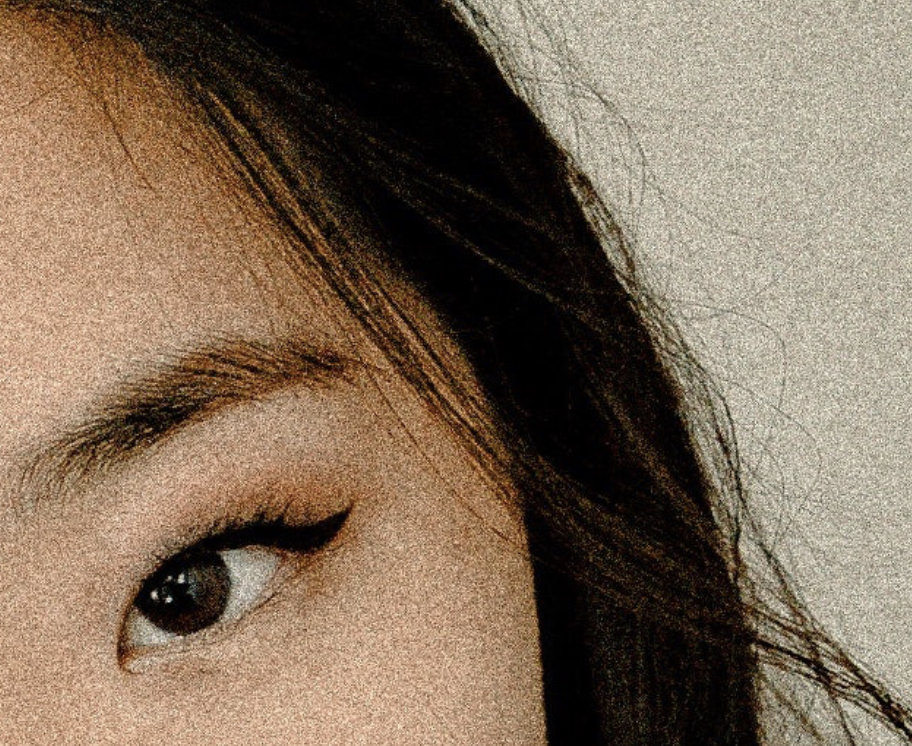
#> input picture Mathematical Image Processing/image.png, 912 x 746 px
$ python 2d_edited.py
#> lines starting #> are read from the running program, lines starting #| are printed output that depends on the picture
import cv2
import numpy as np
import matplotlib.pyplot as plt

img=cv2.imread('image.png',cv2.IMREAD_GRAYSCALE)
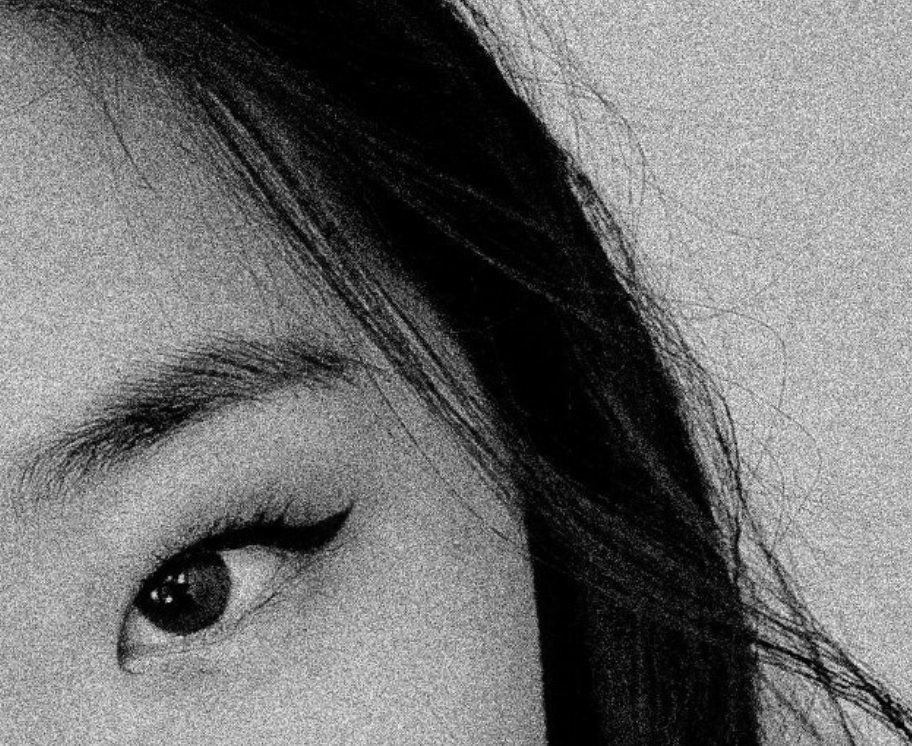
#> img: shape (746, 912); min 0, max 253, mean 109.4

u=img.astype(float)/255.0

a=float(input("Enter a: "))
#> the answer given: 3
b=float(input("Enter b: "))
#> the answer given: 3

h=1
dt=0.1
alpha=dt/(h**2)
total_steps=50

initial_u=u.copy()

for step in range(total_steps):
    u[1:-1,1:-1]=u[1:-1,1:-1]+alpha*(
        a*(u[2:,1:-1]+u[:-2,1:-1]-2*u[1:-1,1:-1])+
        b*(u[1:-1,2:]+u[1:-1,:-2]-2*u[1:-1,1:-1])
    )

    u[0,:]=u[1,:]
    u[-1,:]=u[-2,:]
    u[:,0]=u[:,1]
    u[:,-1]=u[:,-2]
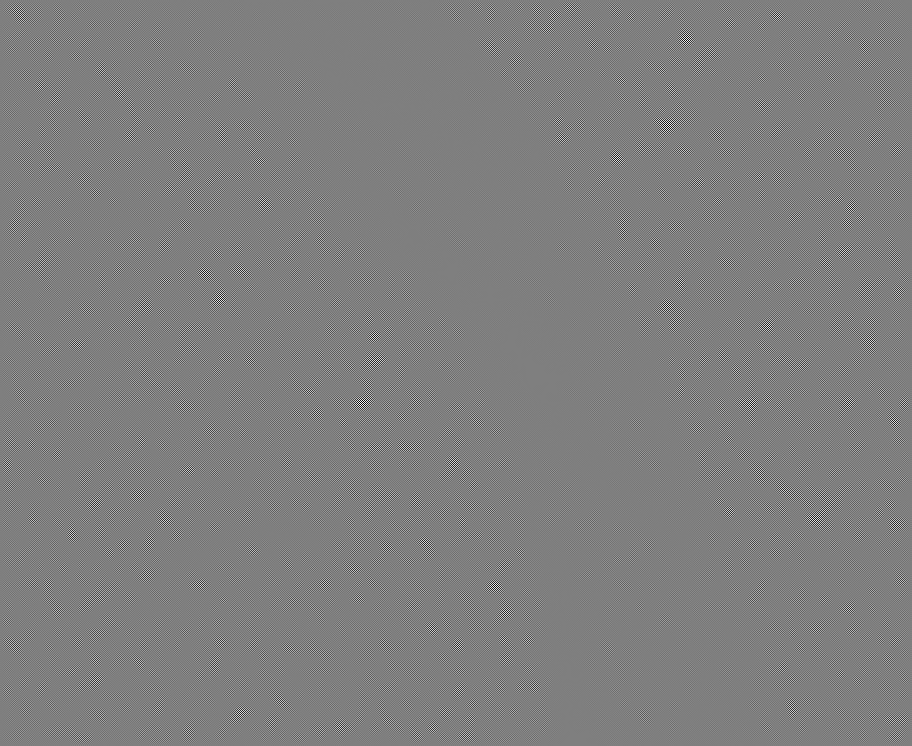
#> u: shape (746, 912) float64; min -51755, max 51965.1, mean 0.4; drawn with min black and max white

plt.figure(figsize=(12, 6))
plt.subplot(1, 2, 1)
plt.imshow(initial_u, cmap='gray', vmin=0, vmax=1)
plt.title("Original Input")
plt.axis('off')

plt.subplot(1, 2, 2)
plt.imshow(u, cmap='gray', vmin=0, vmax=1)
plt.title(f"After {total_steps} Steps (Neumann)")
plt.axis('off')

plt.show()
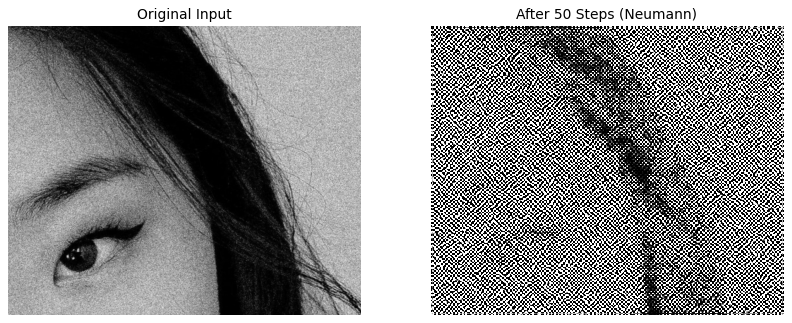
#> figure drawn by matplotlib, 2 panels
